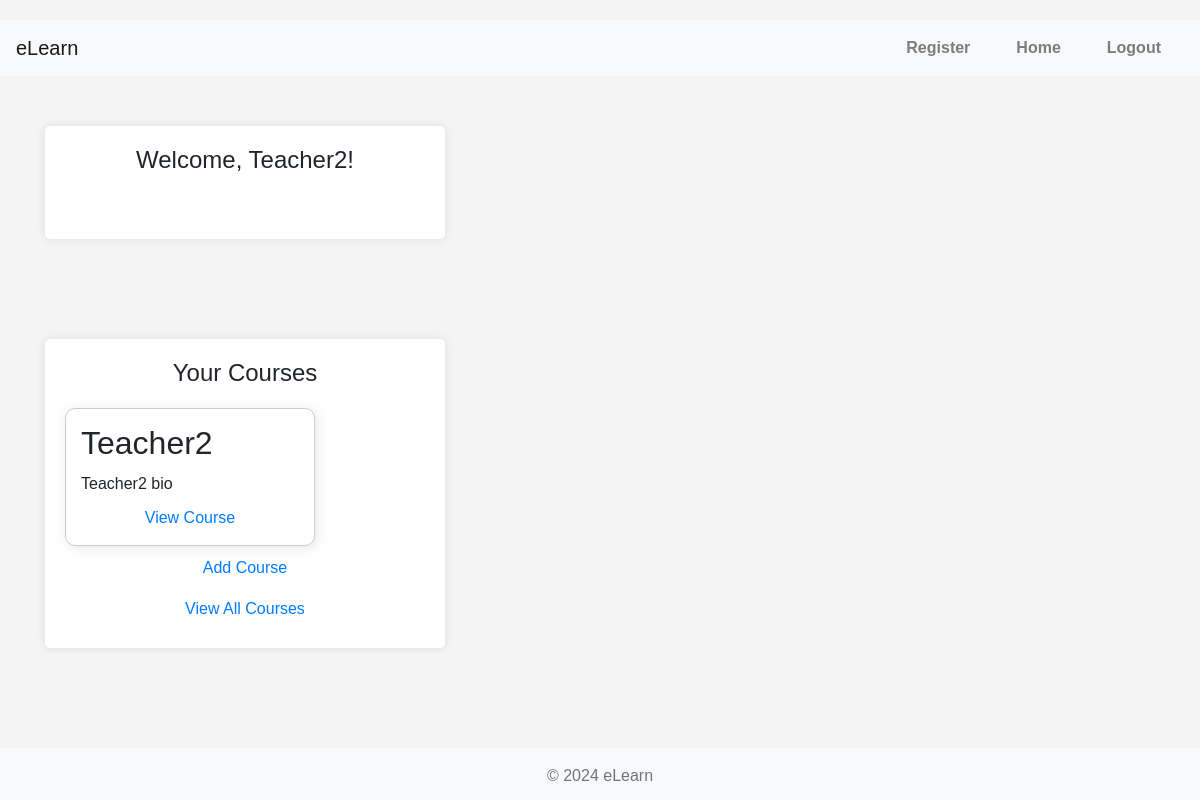
The app's page / (signed in), older data.
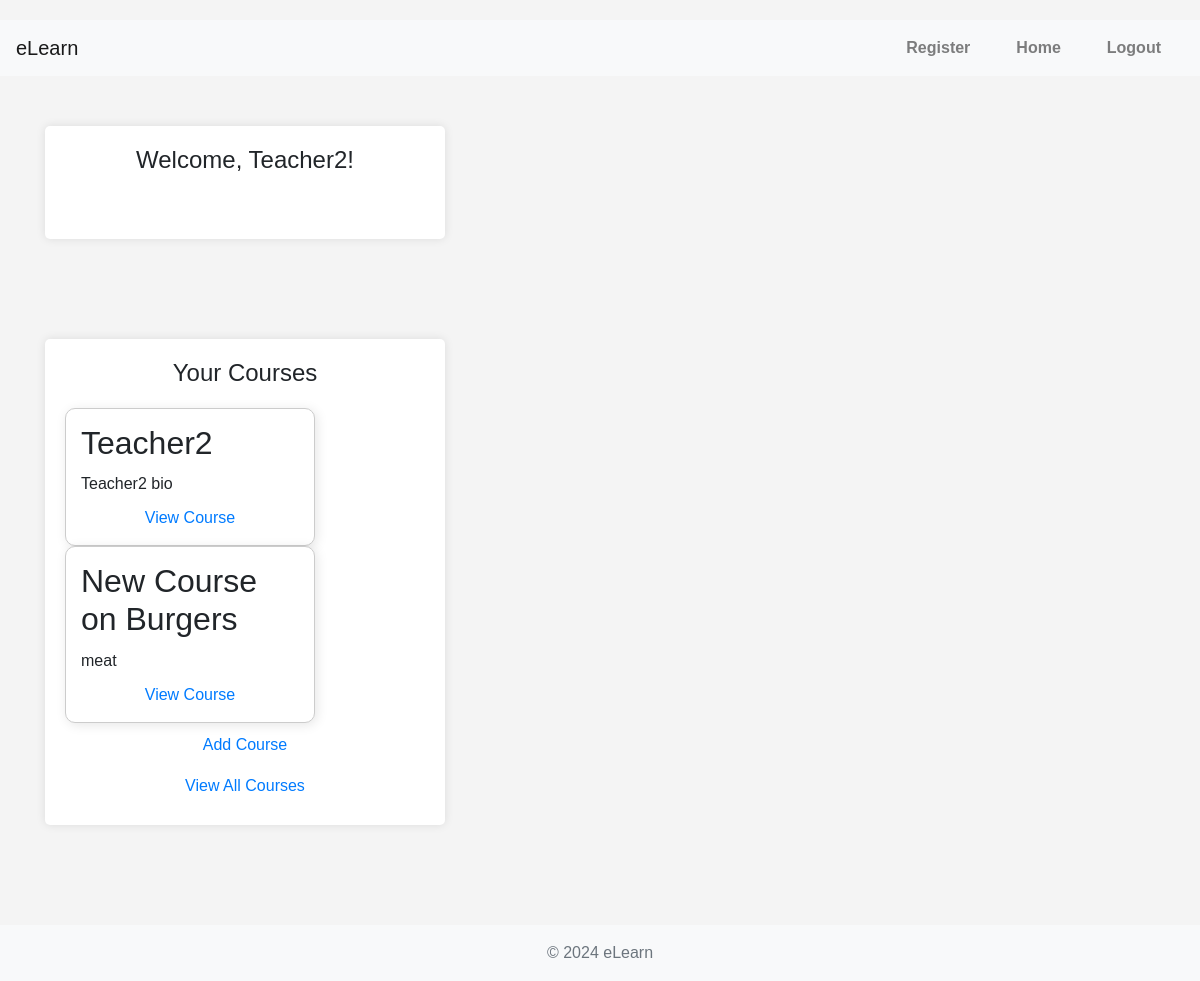
The same page, newer data.
### courses/models.py (models this page shows, shortened)
class Course(models.Model):
    title = models.CharField(max_length=200)
    description = models.TextField()
    created_at = models.DateTimeField(auto_now_add=True)
    updated_at = models.DateTimeField(auto_now=True)
    teacher = models.ForeignKey(settings.AUTH_USER_MODEL, on_delete=models.CASCADE, related_name='courses')

### core/views.py (the view, shortened to what this page needs)
# urls.py: 2. Add a URL to urlpatterns:  path('', Home.as_view(), name='home')
@method_decorator(login_required, name='dispatch')
class Home(View):
    def get(self, request):
        context = {}
        if request.user.is_authenticated:
            context['username'] = request.user.username
            if request.user.is_student:
                self.ensure_student_record(request.user)
                student = get_object_or_404(Student, user=request.user)
                available_courses = Course.objects.all()
                context['available_courses'] = available_courses
            elif request.user.is_teacher:
                context['is_teacher'] = True  # Add this context variable
                available_courses = Course.objects.filter(teacher=request.user)
                context['available_courses'] = available_courses
        return render(request, 'core/home.html', context)

### templates/core/home.html (shortened to what this page needs)
{% extends "core/base.html" %}
{% block content %}
<div class="home-container">
    {% if user.is_authenticated %}
        <h1>Welcome, {{ username }}!</h1>
    {% else %}
        <h1>Welcome to eLearn</h1>
        <p>Your one-stop solution for managing courses, assignments, and more.</p>
    {% endif %}
    <br>
</div>
{% if user.is_authenticated and user.is_teacher %}
    <div class='home-container'>
        <h1>Your Courses</h1>
        <div class="course-list-container">
            {% for course in available_courses %}
            <div class="course-tile">
                <h2>{{ course.title }}</h2>
                <p>{{ course.description }}</p>
                <a href="{% url 'courses:course_detail' course.pk %}">View Course</a>
            </div>
            {% endfor %}
        </div>
        <div class="add-course-container">
            <a href="{% url 'courses:course_create' %}" class="add-course-button">Add Course</a>
        </div>
        <div class="view-all-courses">
            <a href="{% url 'courses:course_list' %}" class="btn">View All Courses</a>
        </div>
    </div>
{% endif %}
{% endblock %}

Row changes from the older to the newer data that the page shows:
added Course: title "New Course on Burgers", description "meat"
